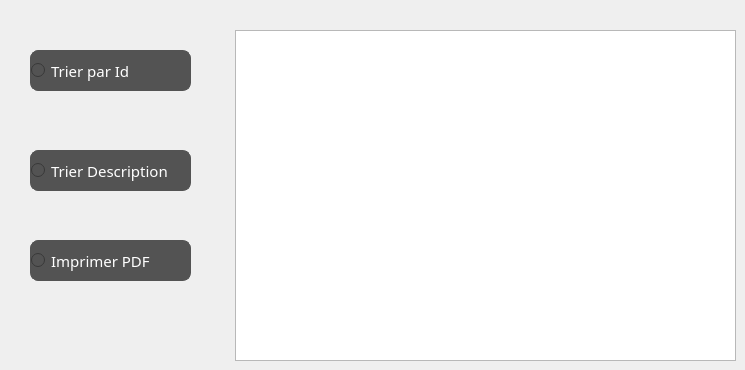
      <widget class="QWidget" name="tab_32">
       <attribute name="title">
        <string>Afficher Commande</string>
       </attribute>
       <widget class="QTableView" name="tab_menu_5">
        <property name="geometry">
         <rect>
          <x>235</x>
          <y>30</y>
          <width>501</width>
          <height>331</height>
         </rect>
        </property>
        <property name="font">
         <font>
          <family>Segoe Print</family>
         </font>
        </property>
       </widget>
       <widget class="QRadioButton" name="trimenu_11">
        <property name="geometry">
         <rect>
          <x>30</x>
          <y>50</y>
          <width>161</width>
          <height>41</height>
         </rect>
        </property>
        <property name="font">
         <font>
          <family>Segoe Print</family>
          <pointsize>-1</pointsize>
         </font>
        </property>
        <property name="styleSheet">
         <string notr="true">QRadioButton {
color: #fff;
background:#535353;
border: none;
font-size:15px;
font-family:Segoe Print;
text-align: left;
border: 1px solid #535353;
border-radius: 8px;
}
QRadioButton:hover {
color:#fff;
background:#FF5733;
border: none;
text-align: left;
}
</string>
        </property>
        <property name="text">
         <string>Trier par Id</string>
        </property>
       </widget>
       <widget class="QRadioButton" name="trimenu_12">
        <property name="geometry">
         <rect>
          <x>30</x>
          <y>150</y>
          <width>161</width>
          <height>41</height>
         </rect>
        </property>
        <property name="styleSheet">
         <string notr="true">QRadioButton {
color: #fff;
background:#535353;
border: none;
font-size:15px;
font-family:Segoe Print;
text-align: left;
border: 1px solid #535353;
border-radius: 8px;
}
QRadioButton:hover {
color:#fff;
background:#FF5733;
border: none;
text-align: left;
}
</string>
        </property>
        <property name="text">
         <string>Trier Description</string>
        </property>
       </widget>
       <widget class="QRadioButton" name="pdf_6">
        <property name="geometry">
         <rect>
          <x>30</x>
          <y>240</y>
          <width>161</width>
          <height>41</height>
         </rect>
        </property>
        <property name="styleSheet">
         <string notr="true">QRadioButton {
color: #fff;
background:#535353;
border: none;
font-size:15px;
font-family:Segoe Print;
text-align: left;
border: 1px solid #535353;
border-radius: 8px;
}
QRadioButton:hover {
color:#fff;
background:#FF5733;
border: none;
text-align: left;
}
</string>
        </property>
        <property name="text">
         <string>Imprimer PDF</string>
        </property>
       </widget>
      </widget>
